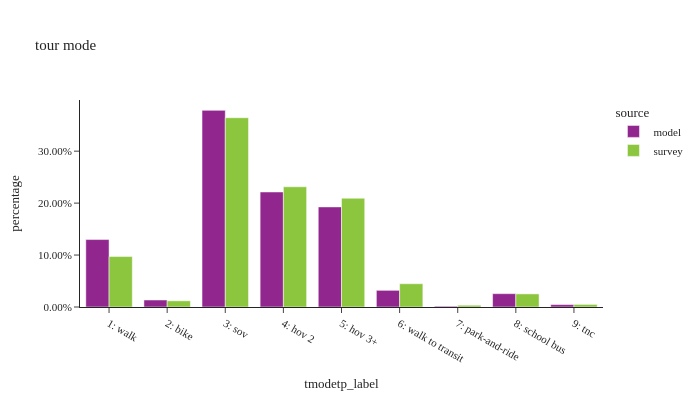

This figure's notebook cell:
### Code cell
tour_stats(df_tour,'tmodetp_label','tour mode')

### Figure 1 — Plotly figure (JSON) as saved in the notebook; plotly's stock layout.template omitted (floating-point values rounded to 4 significant figures)
{"data": [{"alignmentgroup": "True", "customdata": [[755588], [186729], [8709], [26837], [149484], [2202894], [1121318], [78389], [148], [1288622]], "hovertemplate": "source=model<br>tmodetp_label=%{x}<br>percentage=%{y}<br>sample count=%{customdata[0]}<extra></extra>", "legendgroup": "model", "marker": {"color": "#91268F", "pattern": {"shape": ""}}, "name": "model", "offsetgroup": "model", "orientation": "v", "showlegend": true, "textposition": "auto", "type": "bar", "x": ["1: walk", "6: walk to transit", "7: park-and-ride", "9: tnc", "8: school bus", "3: sov", "5: hov 3+", "2: bike", null, "4: hov 2"], "xaxis": "x", "y": [0.1299, 0.03209, 0.001497, 0.004612, 0.02569, 0.3786, 0.1927, 0.01347, 2.544e-05, 0.2215], "yaxis": "y"}, {"alignmentgroup": "True", "customdata": [[1063], [1345], [1436], [36], [162], [43], [525], [37], [247], [2548]], "hovertemplate": "source=survey<br>tmodetp_label=%{x}<br>percentage=%{y}<br>sample count=%{customdata[0]}<extra></extra>", "legendgroup": "survey", "marker": {"color": "#8CC63E", "pattern": {"shape": ""}}, "name": "survey", "offsetgroup": "survey", "orientation": "v", "showlegend": true, "textposition": "auto", "type": "bar", "x": ["5: hov 3+", "1: walk", "4: hov 2", "7: park-and-ride", "8: school bus", "9: tnc", "6: walk to transit", null, "2: bike", "3: sov"], "xaxis": "x", "y": [0.2094, 0.09711, 0.2315, 0.003434, 0.02525, 0.004969, 0.04483, 0.007215, 0.0119, 0.3644], "yaxis": "y"}], "layout": {"barmode": "group", "font": {"size": 11}, "height": 400, "legend": {"title": {"text": "source"}, "tracegroupgap": 0}, "title": {"text": "tour mode"}, "width": 700, "xaxis": {"anchor": "y", "categoryorder": "category ascending", "domain": [0.0, 1.0], "dtick": 1, "title": {"text": "tmodetp_label"}}, "yaxis": {"anchor": "x", "domain": [0.0, 1.0], "tickformat": ".2%", "title": {"text": "percentage"}}}}
